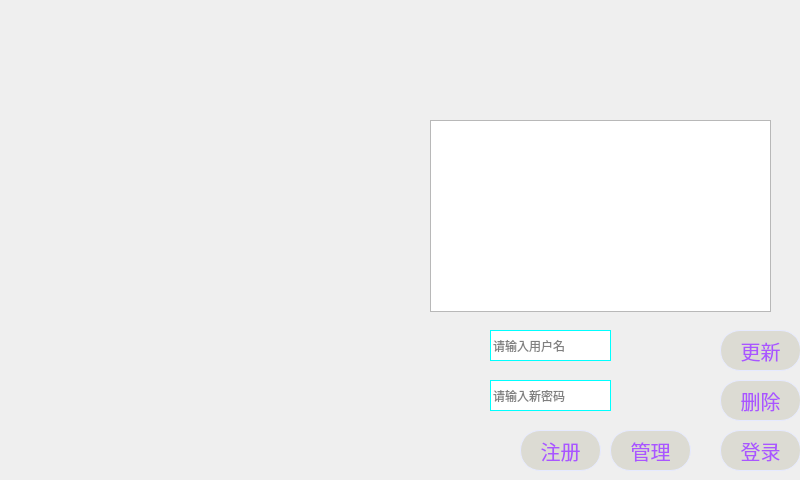
<?xml version="1.0" encoding="UTF-8"?>
<ui version="4.0">
 <class>sign</class>
 <widget class="QDialog" name="sign">
  <property name="geometry">
   <rect>
    <x>0</x>
    <y>0</y>
    <width>800</width>
    <height>480</height>
   </rect>
  </property>
  <property name="windowTitle">
   <string>Dialog</string>
  </property>
  <property name="styleSheet">
   <string notr="true">#sign{border-image: url(:/zxc/image/8211.jpg);}</string>
  </property>
  <widget class="QTableView" name="tableView">
   <property name="geometry">
    <rect>
     <x>430</x>
     <y>120</y>
     <width>341</width>
     <height>192</height>
    </rect>
   </property>
  </widget>
  <widget class="QLineEdit" name="lineEdit">
   <property name="geometry">
    <rect>
     <x>490</x>
     <y>330</y>
     <width>121</width>
     <height>31</height>
    </rect>
   </property>
   <property name="styleSheet">
    <string notr="true">border: 1px solid rgb(0, 255, 255);</string>
   </property>
   <property name="placeholderText">
    <string>请输入用户名</string>
   </property>
  </widget>
  <widget class="QLabel" name="label">
   <property name="geometry">
    <rect>
     <x>460</x>
     <y>330</y>
     <width>20</width>
     <height>31</height>
    </rect>
   </property>
   <property name="styleSheet">
    <string notr="true">border-image: url(:/zxc/image/2-21.png);</string>
   </property>
   <property name="text">
    <string/>
   </property>
  </widget>
  <widget class="QLineEdit" name="lineEdit_2">
   <property name="geometry">
    <rect>
     <x>490</x>
     <y>380</y>
     <width>121</width>
     <height>31</height>
    </rect>
   </property>
   <property name="styleSheet">
    <string notr="true">border: 1px solid rgb(0, 255, 255);</string>
   </property>
   <property name="text">
    <string/>
   </property>
   <property name="echoMode">
    <enum>QLineEdit::Normal</enum>
   </property>
   <property name="placeholderText">
    <string>请输入新密码</string>
   </property>
  </widget>
  <widget class="QLabel" name="label_2">
   <property name="geometry">
    <rect>
     <x>460</x>
     <y>380</y>
     <width>20</width>
     <height>31</height>
    </rect>
   </property>
   <property name="styleSheet">
    <string notr="true">border-image: url(:/zxc/image/2-1.png);</string>
   </property>
   <property name="text">
    <string/>
   </property>
  </widget>
  <widget class="QPushButton" name="pushButton_3">
   <property name="geometry">
    <rect>
     <x>520</x>
     <y>430</y>
     <width>81</width>
     <height>41</height>
    </rect>
   </property>
   <property name="styleSheet">
    <string notr="true">color:rgb(170, 85, 255);
font-size:20px;
border:1px solid rgb(230, 234, 255);
background-color:rgb(220, 219, 211);
border-radius: 20px;</string>
   </property>
   <property name="text">
    <string>注册</string>
   </property>
  </widget>
  <widget class="QPushButton" name="pushButton_4">
   <property name="geometry">
    <rect>
     <x>610</x>
     <y>430</y>
     <width>81</width>
     <height>41</height>
    </rect>
   </property>
   <property name="styleSheet">
    <string notr="true">color:rgb(170, 85, 255);
font-size:20px;
border:1px solid rgb(230, 234, 255);
background-color:rgb(220, 219, 211);
border-radius: 20px;</string>
   </property>
   <property name="text">
    <string>管理</string>
   </property>
  </widget>
  <widget class="QPushButton" name="pushButton_5">
   <property name="geometry">
    <rect>
     <x>720</x>
     <y>430</y>
     <width>81</width>
     <height>41</height>
    </rect>
   </property>
   <property name="styleSheet">
    <string notr="true">color:rgb(170, 85, 255);
font-size:20px;
border:1px solid rgb(230, 234, 255);
background-color:rgb(220, 219, 211);
border-radius: 20px;</string>
   </property>
   <property name="text">
    <string>登录</string>
   </property>
  </widget>
  <widget class="QPushButton" name="pushButton_6">
   <property name="geometry">
    <rect>
     <x>720</x>
     <y>380</y>
     <width>81</width>
     <height>41</height>
    </rect>
   </property>
   <property name="styleSheet">
    <string notr="true">color:rgb(170, 85, 255);
font-size:20px;
border:1px solid rgb(230, 234, 255);
background-color:rgb(220, 219, 211);
border-radius: 20px;</string>
   </property>
   <property name="text">
    <string>删除</string>
   </property>
  </widget>
  <widget class="QPushButton" name="pushButton_7">
   <property name="geometry">
    <rect>
     <x>720</x>
     <y>330</y>
     <width>81</width>
     <height>41</height>
    </rect>
   </property>
   <property name="styleSheet">
    <string notr="true">color:rgb(170, 85, 255);
font-size:20px;
border:1px solid rgb(230, 234, 255);
background-color:rgb(220, 219, 211);
border-radius: 20px;</string>
   </property>
   <property name="text">
    <string>更新</string>
   </property>
  </widget>
 </widget>
 <resources/>
 <connections/>
</ui>
